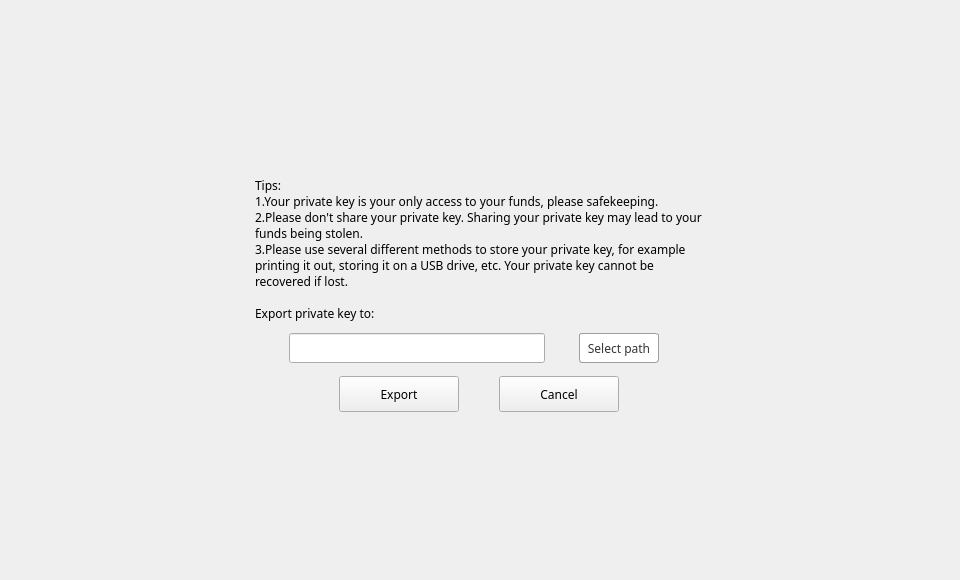
<?xml version="1.0" encoding="UTF-8"?>
<ui version="4.0">
 <class>ExportDialog</class>
 <widget class="QDialog" name="ExportDialog">
  <property name="geometry">
   <rect>
    <x>0</x>
    <y>0</y>
    <width>960</width>
    <height>580</height>
   </rect>
  </property>
  <property name="font">
   <font>
    <family>微软雅黑</family>
   </font>
  </property>
  <property name="windowTitle">
   <string>Dialog</string>
  </property>
  <widget class="QWidget" name="widget" native="true">
   <property name="geometry">
    <rect>
     <x>0</x>
     <y>0</y>
     <width>960</width>
     <height>580</height>
    </rect>
   </property>
   <widget class="QWidget" name="containerWidget" native="true">
    <property name="geometry">
     <rect>
      <x>209</x>
      <y>153</y>
      <width>542</width>
      <height>274</height>
     </rect>
    </property>
    <widget class="QToolButton" name="cancelBtn">
     <property name="geometry">
      <rect>
       <x>290</x>
       <y>223</y>
       <width>120</width>
       <height>36</height>
      </rect>
     </property>
     <property name="cursor">
      <cursorShape>PointingHandCursor</cursorShape>
     </property>
     <property name="text">
      <string>Cancel</string>
     </property>
    </widget>
    <widget class="QLabel" name="export_nameLabel">
     <property name="geometry">
      <rect>
       <x>46</x>
       <y>150</y>
       <width>131</width>
       <height>21</height>
      </rect>
     </property>
     <property name="text">
      <string>Export private key to:</string>
     </property>
     <property name="scaledContents">
      <bool>true</bool>
     </property>
     <property name="wordWrap">
      <bool>false</bool>
     </property>
    </widget>
    <widget class="QPushButton" name="pathBtn">
     <property name="geometry">
      <rect>
       <x>370</x>
       <y>180</y>
       <width>80</width>
       <height>30</height>
      </rect>
     </property>
     <property name="font">
      <font>
       <family>微软雅黑</family>
      </font>
     </property>
     <property name="cursor">
      <cursorShape>PointingHandCursor</cursorShape>
     </property>
     <property name="styleSheet">
      <string notr="true">QPushButton{border:1px solid rgb(160,160,160);
border-radius:3px;
background-color: rgb(255, 255, 255);
color: rgb(53, 53, 53);
}
QPushButton::hover{color: rgb(153, 153, 153);}</string>
     </property>
     <property name="text">
      <string>Select path</string>
     </property>
    </widget>
    <widget class="QToolButton" name="exportBtn">
     <property name="geometry">
      <rect>
       <x>130</x>
       <y>223</y>
       <width>120</width>
       <height>36</height>
      </rect>
     </property>
     <property name="cursor">
      <cursorShape>PointingHandCursor</cursorShape>
     </property>
     <property name="text">
      <string>Export</string>
     </property>
    </widget>
    <widget class="QLineEdit" name="pathLineEdit">
     <property name="geometry">
      <rect>
       <x>80</x>
       <y>180</y>
       <width>256</width>
       <height>30</height>
      </rect>
     </property>
     <property name="font">
      <font>
       <family>微软雅黑</family>
       <pointsize>10</pointsize>
      </font>
     </property>
     <property name="contextMenuPolicy">
      <enum>Qt::DefaultContextMenu</enum>
     </property>
     <property name="styleSheet">
      <string notr="true">border-color: rgb(0, 0, 0);</string>
     </property>
     <property name="text">
      <string/>
     </property>
     <property name="readOnly">
      <bool>false</bool>
     </property>
    </widget>
    <widget class="QLabel" name="export_hintLabel">
     <property name="geometry">
      <rect>
       <x>46</x>
       <y>10</y>
       <width>448</width>
       <height>141</height>
      </rect>
     </property>
     <property name="text">
      <string>&lt;html&gt;&lt;head/&gt;&lt;body&gt;Tips:&lt;br /&gt;1.Your private key is your only access to your funds, please safekeeping.&lt;br /&gt;2.Please don't share your private key. Sharing your private key may lead to your funds being stolen.&lt;br /&gt;3.Please use several different methods to store your private key, for example printing it out, storing it on a USB drive, etc. Your private key cannot be recovered if lost.&lt;/body&gt;&lt;/html&gt;</string>
     </property>
     <property name="scaledContents">
      <bool>true</bool>
     </property>
     <property name="alignment">
      <set>Qt::AlignLeading|Qt::AlignLeft|Qt::AlignVCenter</set>
     </property>
     <property name="wordWrap">
      <bool>true</bool>
     </property>
    </widget>
   </widget>
  </widget>
 </widget>
 <resources/>
 <connections/>
</ui>
